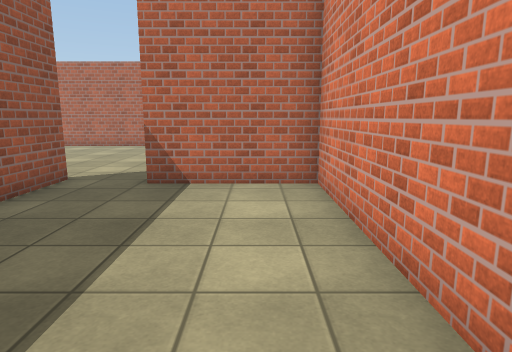
[1] (above)

24 first-person views from a walk through a Unity game level. The camera is 1.4 m above the floor, tilts 10° down and sees 75° across. The floor is counted in squares, 1 m on a side. Each view is taken from the middle of a square. On the plan, view 1 faces up. The plan holds only what a view shows up to about 15 squares ahead; the rest is blank. The place goes on beyond the plan. The player character is not drawn. Surface patterns are stand-ins for the level's own textures.

[2]
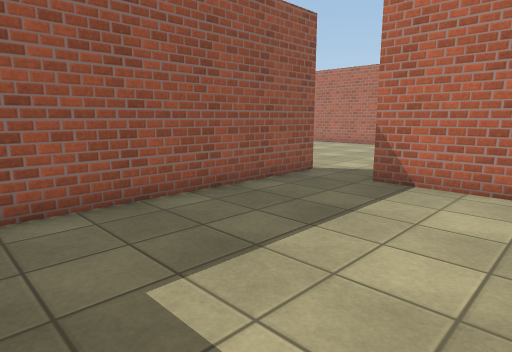

[3]
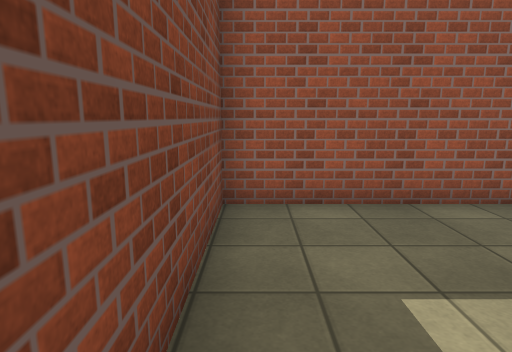

[4]
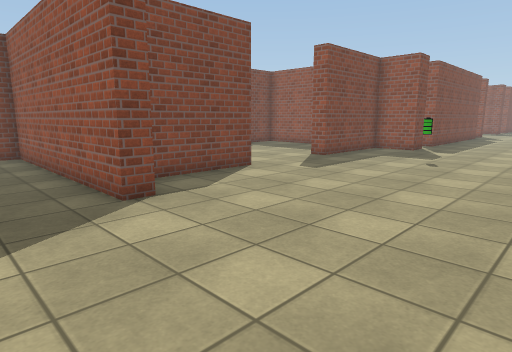

[5]
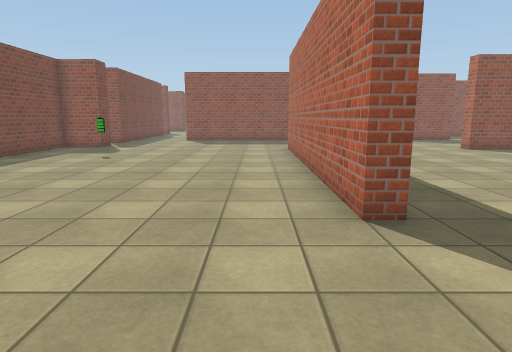

[6]
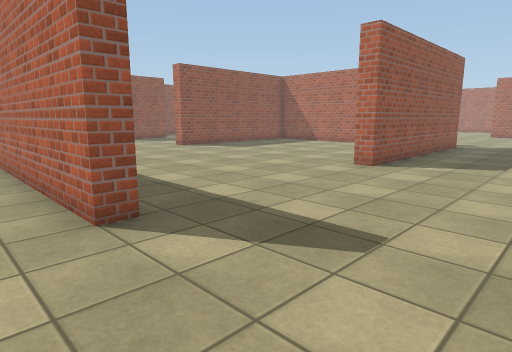

[7]
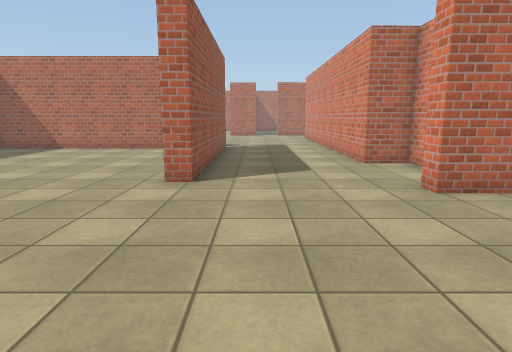

[8]
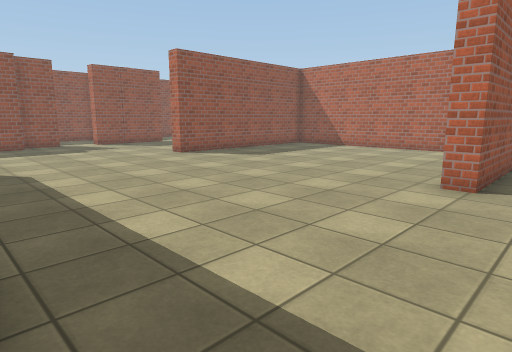

[9]
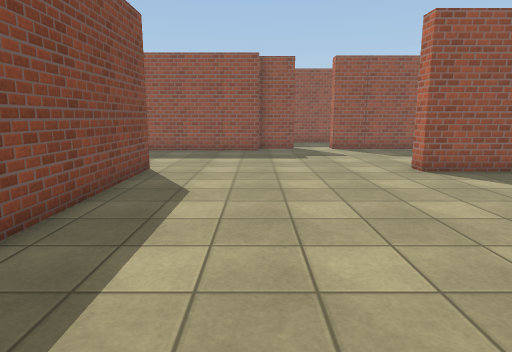

[10]
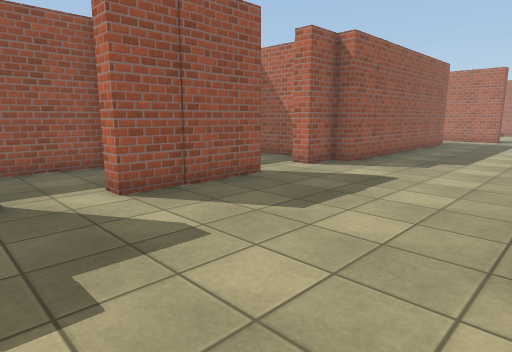

[11]
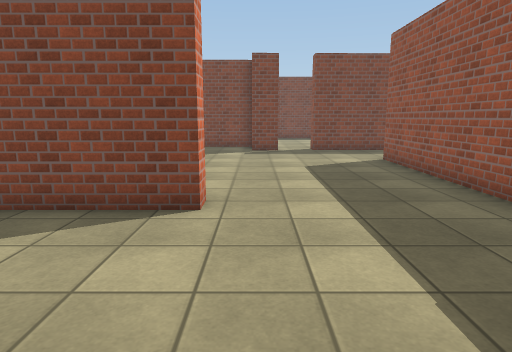

[12]
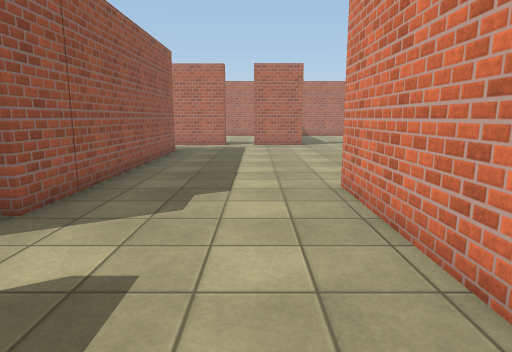

[13]
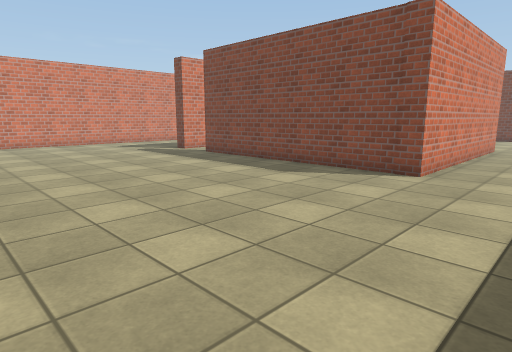

[14]
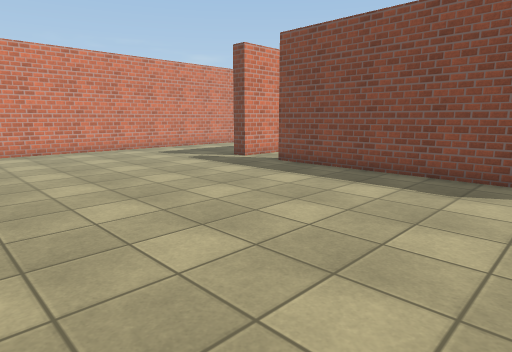

[15]
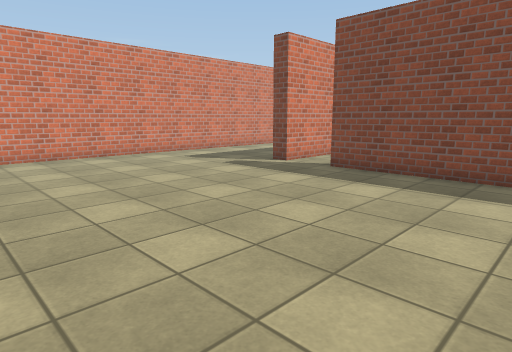

[16]
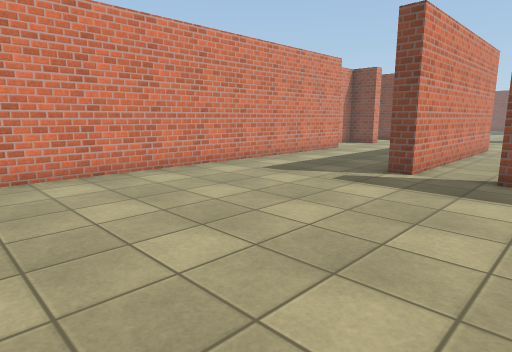

[17]
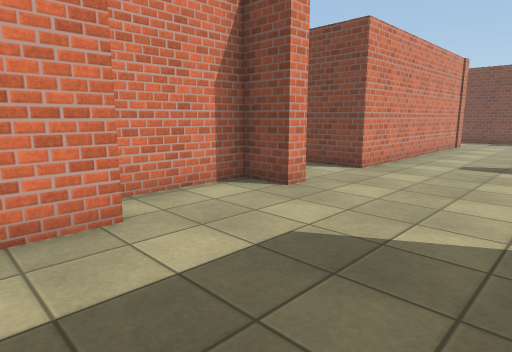

[18]
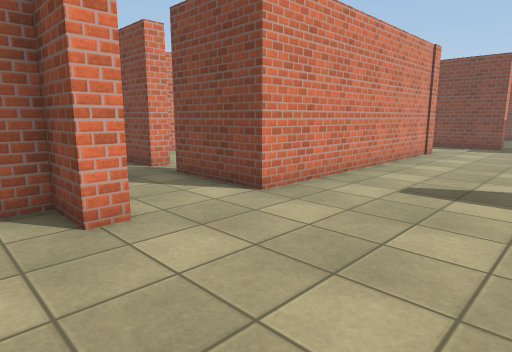

[19]
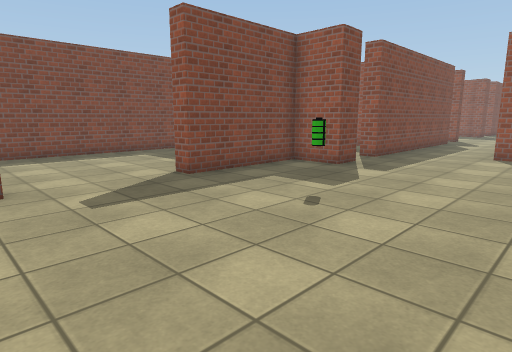

[20]
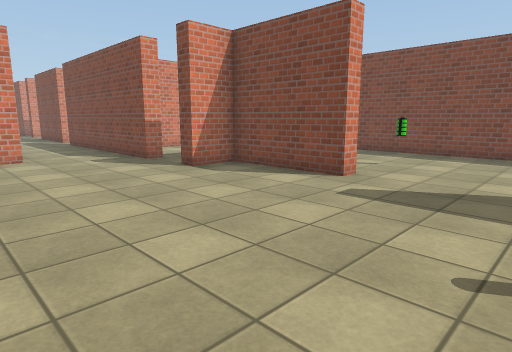

[21]
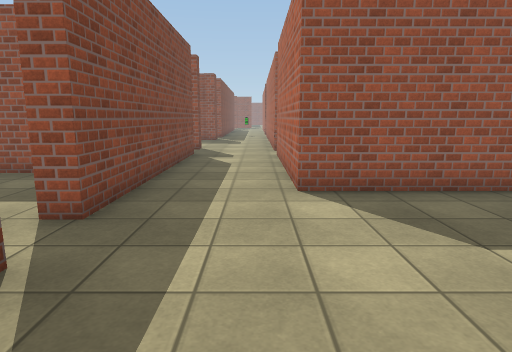

[22]
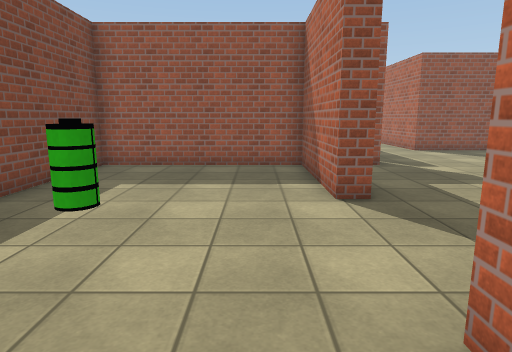

[23]
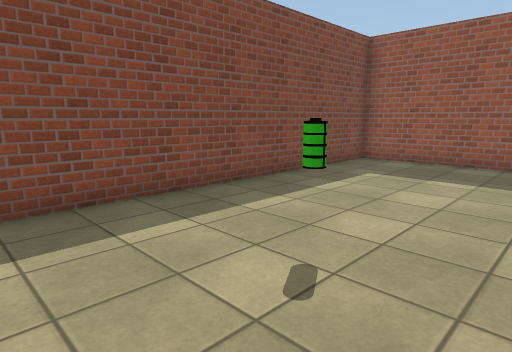

[24]
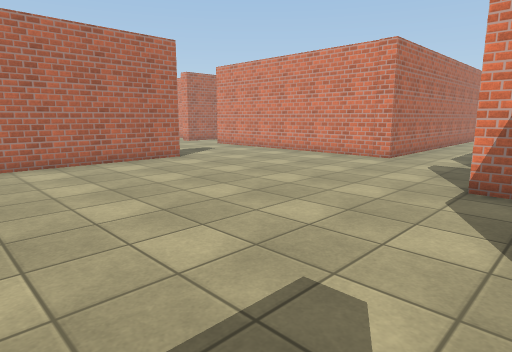

### Floor plan
Points are (right, up) in squares from view 1. A wall is a line through its corners. A room is listed if a view was taken in it or the views show most of it. See-through windows are left out.
Room 1 (views 1, 2, 3)
walls: (1.3, 1.5) (1.3, 7) (-2.3, 7) (-2.3, 7.6); (-4.3, 7.6) (-4.3, -0.5) (0.4, -0.5)
ways out: opening at (-3.5, 7) to room 2
Room 2 (views 4, 5, 6, 7, 8, 9, 10, 11, 12, 13, 14, 15, 16, 17, 18, 19, 20, 21, 22, 23, 24)
walls: (-15.6, 27) (-15.6, 24.4) (-16.2, 24.4) (-16.2, 32.7) (-7.7, 32.7); (-5.4, 17.1) (-5.4, 16.5) (-16, 16.5); (-16.2, 16.4) (-16.2, 17.1) (-10.6, 17.1); (-21.3, 20.2) (-21.3, 10.8) (-27.7, 10.8); (-8.1, 32.1) (-15.5, 32.1); (-21.9, 21.7) (-21.9, 20.1); (-5.5, 32.2) (-5.4, 24.2) (-6, 24.2) (-6, 32.7) (-5.4, 32.7); (0.8, 23.1) (-0.7, 23.1) (-0.7, 23.7) (0.7, 23.7) (0.7, 27.2) (-0.7, 27.2) (-0.7, 40); (-21.9, 27.1) (-21.9, 23.4) (-22.6, 23.4); (3.9, 20.4) (5.5, 20.4); (-18.1, 7.6) (-16.9, 7.6) (-16.8, 5.9) (-12.6, 5.9) (-12.6, 5.3) (-16.8, 5.3) (-16.8, -0.5) (-5.7, -0.5); (-2.3, 7.6) (3.2, 7.6); (-8.5, 5.3) (-8.9, 5.3) (-8.9, 5.9) (-4.9, 5.9) (-4.9, 7.6) (-4.3, 7.6); (4.7, 10.9) (-0.7, 10.8) (-0.7, 20.4) (2.6, 20.4); (-21.3, 40.1) (-21.3, 30.6) (-21.9, 30.6) (-21.9, 29.3) (-22.6, 29.3); (-27.9, 7.6) (-19.5, 7.6) (-19.5, 6.9); (-30.3, 7.6) (-29.7, 7.6)
ways out: opening at (-3.5, 7) to room 1; opening at (-28.5, 11); opening at (-22, 22.5); opening at (-22, 28.5); opening at (-18.5, 7); opening at (3, 20)
objects: battery (-13, 9); battery (-9, 3)

Where each view was taken, in squares from view 1:
view 1: 0 up, 0 right, facing up
view 2: 0 up, 1 right, facing up-left
view 3: 0 up, 1 right, facing left
view 4: 13 up, 2 left, facing down-left
view 5: 15 up, 1 left, facing left
view 6: 15 up, 1 left, facing up-left
view 7: 17 up, 4 left, facing up
view 8: 17 up, 4 left, facing up-left
view 9: 20 up, 7 left, facing left
view 10: 21 up, 16 left, facing up-left
view 11: 22 up, 17 left, facing down
view 12: 26 up, 18 left, facing up
view 13: 41 up, 19 left, facing down-right
view 14: 41 up, 15 left, facing down-right
view 15: 41 up, 13 left, facing down-right
view 16: 41 up, 9 left, facing down-right
view 17: 29 up, 5 left, facing down-right
view 18: 25 up, 5 left, facing down-right
view 19: 13 up, 8 left, facing down-left
view 20: 13 up, 13 left, facing down-right
view 21: 10 up, 15 left, facing left
view 22: 4 up, 7 left, facing left
view 23: 5 up, 6 left, facing down-left
view 24: 6 up, 12 left, facing up-right
